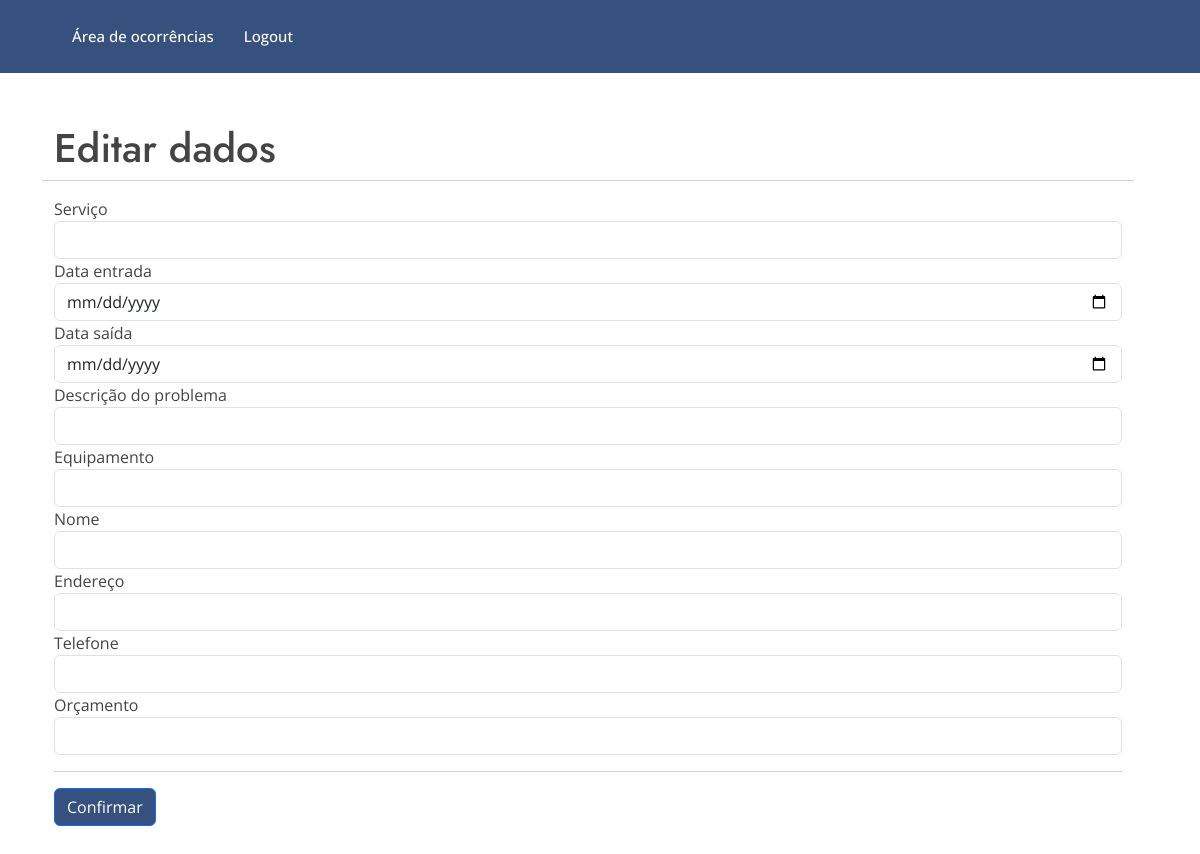
/edit_user/5, run on an earlier commit of the app's database.
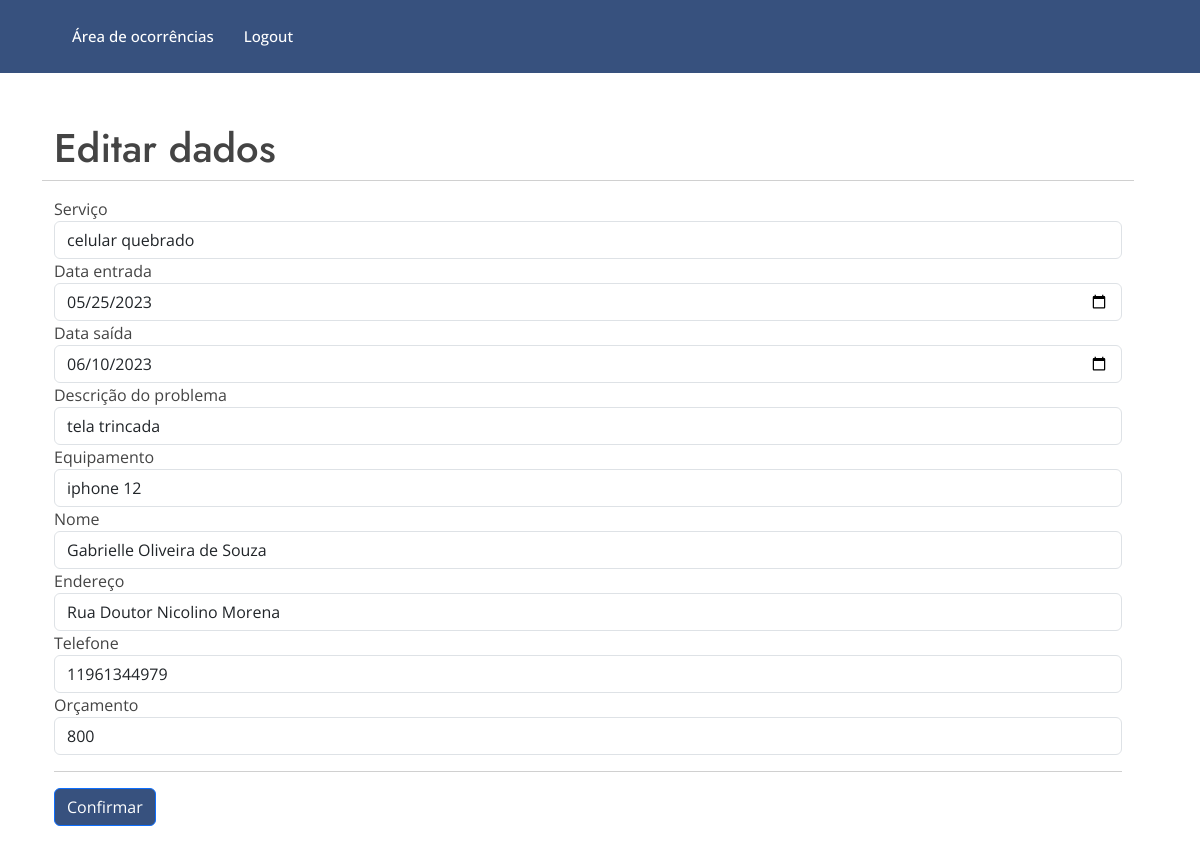
And on a later commit of the database.
### src/models.py (models this page shows)
class Client(db.Model):
    id = db.Column(db.Integer, primary_key=True, autoincrement=True)
    servico = db.Column(db.String(100))
    dentrada = db.Column(db.String(50))
    dsaida = db.Column(db.String(50))
    descricao = db.Column(db.String(200))
    equipamento = db.Column(db.String(100))
    nome = db.Column(db.String(150))
    endereco = db.Column(db.String(200))
    fone = db.Column(db.String(200) )
    orcamento = db.Column(db.String(60))

### src/main.py (the view, shortened to what this page needs)
@main.route('/edit_user/<string:id>', methods=["POST","GET"]) # reconhecerá o usuário quando passar o id
def edit_user(id):
    data = Client.query.filter_by(id=id).first()
    return render_template("edit_user.html", datas=data)

### src/template/edit_user.html (shortened to what this page needs)
{% extends 'layout.html' %}
{% block body %}
<main id="main">
  <section id="about" class="about" style="width: 100%">
    <div class="container py-5 h-100" data-aos="fade-up">
      <div class="row">
        <div class="row d-flex align-items-center justify-content-center h-100">
          <h1>Editar dados</h1>
          <hr />
          <form
            method="post"
            action="{{url_for('main.edit_user',id=datas.id)}}"
          >
            <div class="form group">
              <label>Serviço</label>
              <input
                type="text"
                name="servico"
                maxlength="10"
                required
                class="form-control"
                value="{{datas.servico}}"
              />
            </div>
            <div class="form group">
              <label>Data entrada</label>
              <input
                type="date"
                id="dentrada"
                name="dentrada"
                maxlength="10"
                required
                class="form-control"
                value="{{datas.dentrada}}"
              />
            </div>
            <div class="form group">
              <label>Data saída</label>
              <input
                type="date"
                id="dsaida"
                name="dsaida"
                maxlength="20"
                required
                class="form-control"
                value="{{datas.dsaida}}"
              />
            </div>
            <div class="form group">
              <label>Descrição do problema</label>
              <input
                type="text"
                name="descricao"
                maxlength="60"
                required
                class="form-control"
                value="{{datas.descricao}}"
              />
            </div>
            <div class="form group">
              <label>Equipamento</label>
              <input
                type="text"
                name="equipamento"
                maxlength="30"
                required
                class="form-control"
                value="{{datas.equipamento}}"
              />
            </div>
            <div class="form group">
              <label>Nome</label>
              <input
                type="text"
                name="nome"
                maxlength="50"
                required
                class="form-control"
                value="{{datas.nome}}"
              />
            </div>
            <div class="form group">
              <label>Endereço</label>
              <input
                type="text"
                name="endereco"
                maxlength="50"
                required
                class="form-control"
                value="{{datas.endereco}}"
              />
            </div>
            <div class="form group">
              <label>Telefone</label>
              <input
                type="number"
                name="fone"
                maxlength="15"
                required
                class="form-control"
                value="{{datas.fone}}"
              />
            </div>
            <div class="form group">
              <label>Orçamento</label>
              <input
                type="number"
                name="orcamento"
                maxlength="200"
                required
                class="form-control"
                value="{{datas.orcamento}}"
              />
            </div>
            <hr>
            <input type="submit" value="Confirmar" class="btn btn-primary" style="background-color: #37517E;"/>
          </form>
        </div>
      </div>
    </div>
  </section>
  {% endblock %}

What changed in the data, as far as the page shows it:
added Client: servico "celular quebrado", dentrada "05/25/2023", dsaida "06/10/2023", descricao "tela trincada", equipamento "iphone 12", nome "Gabrielle Oliveira de Souza", endereco "Rua Doutor Nicolino Morena", fone "11961344979", orcamento "800"
